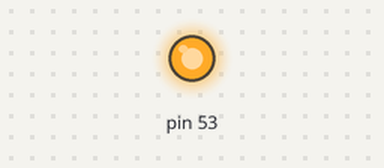
The sketch below on a simulated Arduino Mega 2560, built with avr-gcc and run on an emulated ATmega2560. Parts: output pins drawn as LEDs (lit = HIGH).

Above: at 2.5 s.
At 7.5 s:
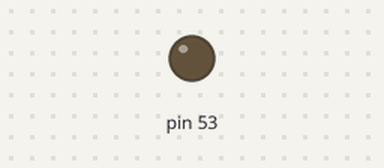
Timing chart, 0 to 13.0 s (numbered marks = the images above):
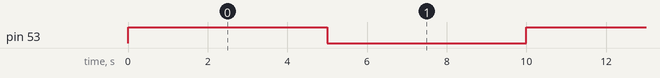

Measured:
- by itself, pin 53: alternates HIGH for 5.0 s and LOW for 5.0 s

The sketch:

mega.ino
```cpp
void setup() {
  pinMode(53, OUTPUT);
  digitalWrite(53, LOW);
}

void loop() {
  digitalWrite(53, HIGH);
  delay(5000);
  digitalWrite(53, LOW);
  delay(5000);
}
```
